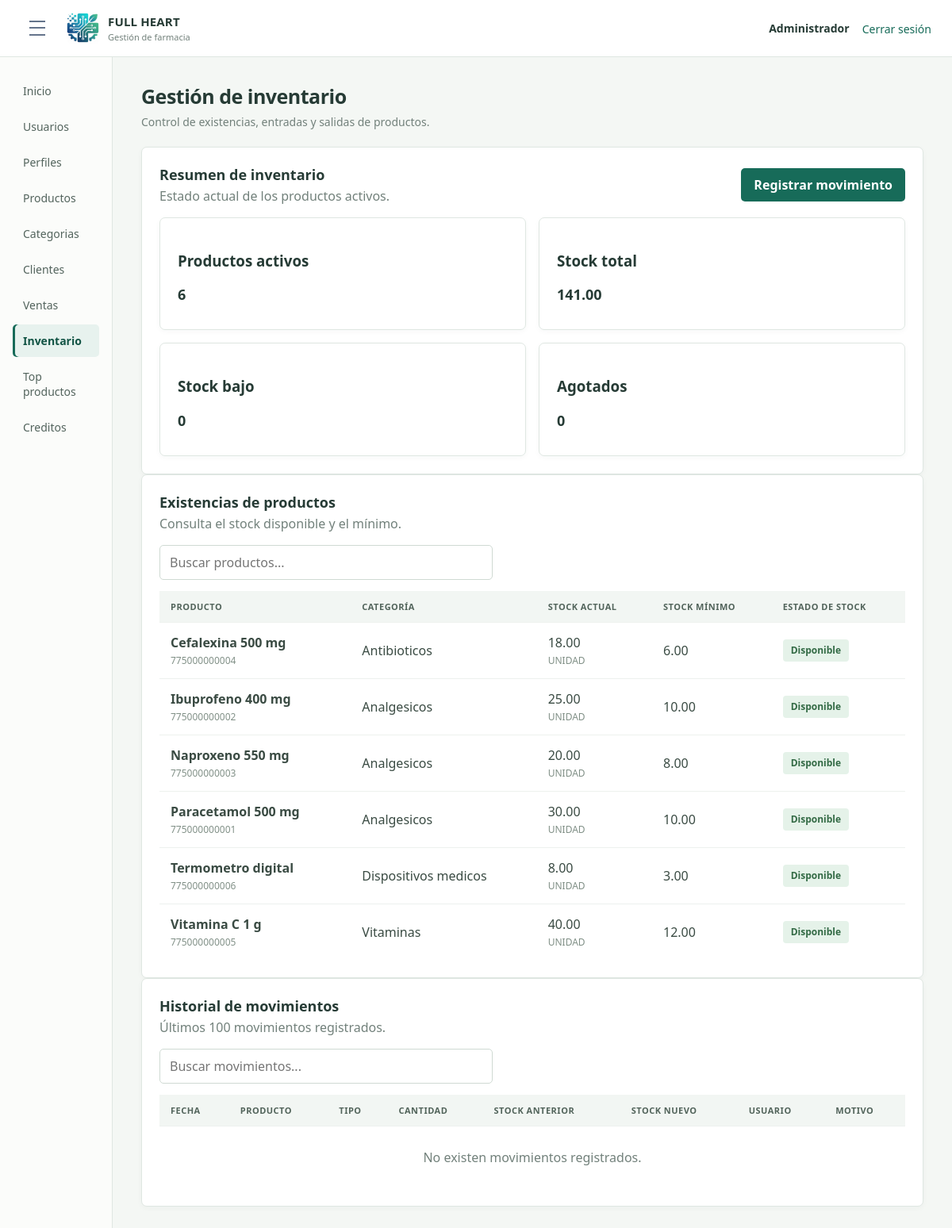
The page /index.php?route=module/inventario (signed in) on the database its author committed.
### tables this page shows
CREATE TABLE `opcion` (
  `idopcion` int(11) NOT NULL AUTO_INCREMENT,
  `descripcion` varchar(100) NOT NULL,
  `url` varchar(200) NOT NULL,
  `icono` varchar(50) NOT NULL DEFAULT 'fa-circle',
  `estado` tinyint(1) NOT NULL DEFAULT 1,
  `fecha_creacion` datetime NOT NULL DEFAULT current_timestamp(),
  PRIMARY KEY (`idopcion`)
);

CREATE TABLE `producto` (
  `idproducto` int(11) NOT NULL AUTO_INCREMENT,
  `nombre` varchar(150) NOT NULL,
  `codigobarra` varchar(50) DEFAULT NULL,
  `pventa` decimal(11,2) NOT NULL DEFAULT 0.00,
  `pcompra` decimal(11,2) NOT NULL DEFAULT 0.00,
  `stock` decimal(11,2) NOT NULL DEFAULT 0.00,
  `stockseguridad` decimal(11,2) NOT NULL DEFAULT 0.00,
  `idunidad` int(11) NOT NULL,
  `idcategoria` int(11) NOT NULL,
  `idafectacion` int(11) NOT NULL DEFAULT 1,
  `urlimagen` varchar(250) DEFAULT NULL,
  `estado` tinyint(1) NOT NULL DEFAULT 1,
  `fecha_creacion` datetime NOT NULL DEFAULT current_timestamp(),
  PRIMARY KEY (`idproducto`),
  KEY `idx_producto_unidad` (`idunidad`),
  KEY `idx_producto_categoria` (`idcategoria`),
  KEY `idx_producto_afectacion` (`idafectacion`),
  CONSTRAINT `fk_producto_unidad` FOREIGN KEY (`idunidad`) REFERENCES `unidad` (`idunidad`),
  CONSTRAINT `fk_producto_categoria` FOREIGN KEY (`idcategoria`) REFERENCES `categoria` (`idcategoria`),
  CONSTRAINT `fk_producto_afectacion` FOREIGN KEY (`idafectacion`) REFERENCES `afectacion` (`idafectacion`)
);

CREATE TABLE `categoria` (
  `idcategoria` int(11) NOT NULL AUTO_INCREMENT,
  `nombre` varchar(100) NOT NULL,
  `estado` tinyint(1) DEFAULT 1,
  `fecha_creacion` datetime NOT NULL DEFAULT current_timestamp(),
  PRIMARY KEY (`idcategoria`)
);

CREATE TABLE `unidad` (
  `idunidad` int(11) NOT NULL AUTO_INCREMENT,
  `descripcion` varchar(50) DEFAULT NULL,
  `estado` tinyint(1) DEFAULT 1,
  `fecha_creacion` datetime NOT NULL DEFAULT current_timestamp(),
  PRIMARY KEY (`idunidad`)
);

### app/Controllers/InventarioController.php (called while the page is built, shortened)
<?php
class InventarioController
{
    private Inventario $inventario;
    private Profile $profiles;
    public function __construct(
        Inventario $inventario,
        Profile $profiles
    ) {
        $this->inventario = $inventario;
        $this->profiles = $profiles;
    }
    public function index(): void
    {
        $menuOptions = $this->requireAccess("GET");
        $products = $this->inventario->productos();
        $resumen = $this->inventario->resumen();
        $movimientos = $this->inventario->historial();
        require __DIR__ . "/../Views/layout/app.php";
    }
    private function requireAccess(string $method): array
    {
        $menuOptions = $this->profiles->menuOptions(
            (int) ($_SESSION["idperfil"] ?? 0)
        );
        foreach ($menuOptions as $option) {
            if (in_array(
                $option["url"] ?? "",
                ["module/inventario", "vista/inventario.php"],
                true
            )) {
                $allowed = true;
                break;
            }
        }
        return $menuOptions;
    }
}

### app/Models/Profile.php (called while the page is built, shortened)
<?php
class Profile
{
    private PDO $db;
    public function __construct(PDO $db)
    {
        $this->db = $db;
    }
    public function menuOptions(int $profileId): array
    {
        $sql = "SELECT o.descripcion, o.url, o.icono
                FROM acceso a
                INNER JOIN opcion o ON o.idopcion = a.idopcion
                WHERE a.idperfil = :idperfil
                  AND a.estado = 1
                  AND o.estado = 1
                ORDER BY o.idopcion";
        $statement = $this->db->prepare($sql);
        $statement->execute(["idperfil" => $profileId]);
        return $statement->fetchAll();
    }
}

### app/Models/User.php (called while the page is built, shortened)
<?php
class User
{
    private PDO $db;
    public function __construct(PDO $db)
    {
        $this->db = $db;
    }
    public function isActive(int $id): bool
    {
        $statement = $this->db->prepare("SELECT 1 FROM usuario WHERE idusuario = :id AND estado = 1");
        $statement->execute(["id" => $id]);
        return $statement->fetchColumn() !== false;
    }
}

### app/Models/Inventario.php (called while the page is built, shortened)
<?php
class Inventario
{
    private PDO $db;
    public function __construct(PDO $db)
    {
        $this->db = $db;
    }
    public function productos(): array
    {
        $sql = "SELECT
                    p.idproducto,
                    p.nombre,
                    p.codigobarra,
                    p.stock,
                    p.stockseguridad,
                    p.pcompra,
                    p.pventa,
                    p.estado,
                    c.nombre AS categoria,
                    u.descripcion AS unidad
                FROM producto p
                INNER JOIN categoria c
                    ON c.idcategoria = p.idcategoria
                INNER JOIN unidad u
                    ON u.idunidad = p.idunidad
                ORDER BY p.nombre ASC";
        return $this->db->query($sql)->fetchAll();
    }
    public function resumen(): array
    {
        $sql = "SELECT
                    COUNT(*) AS total_productos,
                    COALESCE(SUM(stock), 0) AS unidades,
                    COALESCE(SUM(
                        CASE
                            WHEN stock = 0 THEN 1
                            ELSE 0
                        END
                    ), 0) AS agotados,
                    COALESCE(SUM(
                        CASE
                            WHEN stock > 0
                             AND stock <= stockseguridad
                            THEN 1 ELSE 0
                        END
                    ), 0) AS stock_bajo
                FROM producto
                WHERE estado = 1";
        return $this->db->query($sql)->fetch();
    }
    public function historial(): array
    {
        $sql = "SELECT
                    m.idmovimiento,
                    m.tipo,
                    m.cantidad,
                    m.stock_anterior,
                    m.stock_nuevo,
                    m.motivo,
                    m.fecha,
                    p.nombre AS producto,
                    u.nombre AS usuario
                FROM movimiento_inventario m
                INNER JOIN producto p
                    ON p.idproducto = m.idproducto
                INNER JOIN usuario u
                    ON u.idusuario = m.idusuario
                ORDER BY m.fecha DESC, m.idmovimiento DESC
                LIMIT 100";
        return $this->db->query($sql)->fetchAll();
    }
}

### app/Views/inventario/index.php (the view, shortened to what this page needs)
<?php
$e = static fn($value) =>
    htmlspecialchars((string) $value, ENT_QUOTES, "UTF-8");
?>
<div class="page-title">
    <h1>Gestión de inventario</h1>
    <p>Control de existencias, entradas y salidas de productos.</p>
</div>
<section class="panel">
    <div class="section-toolbar">
        <div>
            <h2>Resumen de inventario</h2>
            <p>Estado actual de los productos activos.</p>
        </div>
        <a class="btn btn-primary"
           href="index.php?route=module/inventario/crear">
            Registrar movimiento
        </a>
    </div>
    <div class="form-grid">
        <div class="panel">
            <h3>Productos activos</h3>
            <h2><?= (int) $resumen["total_productos"] ?></h2>
        </div>
        <div class="panel">
            <h3>Stock total</h3>
            <h2><?= number_format((float) $resumen["unidades"], 2) ?></h2>
        </div>
        <div class="panel">
            <h3>Stock bajo</h3>
            <h2><?= (int) $resumen["stock_bajo"] ?></h2>
        </div>
        <div class="panel">
            <h3>Agotados</h3>
            <h2><?= (int) $resumen["agotados"] ?></h2>
        </div>
    </div>
</section>
<section class="panel">
    <div class="section-toolbar">
        <div>
            <h2>Existencias de productos</h2>
            <p>Consulta el stock disponible y el mínimo.</p>
        </div>
    </div>
    <input class="table-filter" type="search" data-filter-target="#inventario-table-1" placeholder="Buscar productos..." aria-label="Buscar productos">
    <div class="table-wrap">
        <table class="data-table product-table" id="inventario-table-1">
            <thead>
                <tr>
                    <th>Producto</th>
                    <th>Categoría</th>
                    <th>Stock actual</th>
                    <th>Stock mínimo</th>
                    <th>Estado de stock</th>
                </tr>
            </thead>
            <tbody>
                <?php foreach ($products as $product): ?>
                    <?php
                    $stock = (float) $product["stock"];
                    $minimo = (float) $product["stockseguridad"];
                    if ((int) $product["estado"] !== 1) {
                        $estado = "Inactivo";
                        $clase = "is-muted";
                    } elseif ($stock <= 0) {
                        $estado = "Agotado";
                        $clase = "is-danger";
                    } elseif ($stock <= $minimo) {
                        $estado = "Stock bajo";
                        $clase = "is-warning";
                    } else {
                        $estado = "Disponible";
                        $clase = "is-active";
                    }
                    ?>
                    <tr>
                        <td>
                            <strong><?= $e($product["nombre"]) ?></strong>
                            <small>
                                <?= $e($product["codigobarra"] ?: "Sin código") ?>
                            </small>
                        </td>
                        <td><?= $e($product["categoria"]) ?></td>
                        <td>
                            <?= number_format($stock, 2) ?>
                            <small><?= $e($product["unidad"]) ?></small>
                        </td>
                        <td><?= number_format($minimo, 2) ?></td>
                        <td>
                            <span class="status-badge <?= $clase ?>">
                                <?= $estado ?>
                            </span>
                        </td>
                    </tr>
                <?php endforeach; ?>
            </tbody>
        </table>
    </div>
</section>
<section class="panel">
    <div class="section-toolbar">
        <div>
            <h2>Historial de movimientos</h2>
            <p>Últimos 100 movimientos registrados.</p>
        </div>
    </div>
    <input class="table-filter" type="search" data-filter-target="#inventario-table-2" placeholder="Buscar movimientos..." aria-label="Buscar movimientos">
    <div class="table-wrap">
        <table class="data-table" id="inventario-table-2">
            <thead>
                <tr>
                    <th>Fecha</th>
                    <th>Producto</th>
                    <th>Tipo</th>
                    <th>Cantidad</th>
                    <th>Stock anterior</th>
                    <th>Stock nuevo</th>
                    <th>Usuario</th>
                    <th>Motivo</th>
                </tr>
            </thead>
            <tbody>
                <?php if (!$movimientos): ?>
                    <tr>
                        <td colspan="8" class="empty-state">
                            No existen movimientos registrados.
                        </td>
                    </tr>
                <?php endif; ?>
            </tbody>
        </table>
    </div>
</section>

### app/Views/layout/sidebar.php
<?php $currentRoute = $_GET["route"] ?? "dashboard"; ?>
<aside class="sidebar">
    <nav aria-label="Menu principal">
        <a href="index.php?route=dashboard" <?= $currentRoute === "dashboard" ? 'aria-current="page"' : "" ?>>Inicio</a>
        <?php foreach ($menuOptions as $option): ?>
            <?php $route = $option["url"] ?? ""; ?>
            <a href="index.php?route=<?= urlencode($route) ?>" <?= ($currentRoute === $route || str_starts_with($currentRoute, $route . "/")) ? 'aria-current="page"' : "" ?>>
                <?= htmlspecialchars($option["descripcion"]) ?>
            </a>
        <?php endforeach; ?>
    </nav>
</aside>

### public/css/styles.css (style rules this page uses)
* { box-sizing: border-box; }
body { margin: 0; font-family: Arial, sans-serif; color: #1f2937; background: #f3f6fb; }
a { color: inherit; }
.login-card p, .page-title p { margin: 8px 0 24px; color: #64748b; }
input, select { width: 100%; min-height: 44px; padding: 10px 12px; border: 1px solid #cbd5e1; border-radius: 6px; font: inherit; background: #ffffff; }
.btn { display: inline-flex; align-items: center; justify-content: center; min-height: 40px; padding: 10px 16px; border: 0; border-radius: 6px; font: inherit; font-weight: 700; text-decoration: none; cursor: pointer; }
.btn-primary { background: #0f766e; color: #ffffff; }
.sidebar { width: 230px; padding: 20px; background: #ffffff; border-right: 1px solid #e5e7eb; transition: width 0.2s ease, padding 0.2s ease, transform 0.2s ease; }
.sidebar nav { display: grid; gap: 8px; }
.sidebar a { padding: 10px 12px; border-radius: 6px; color: #334155; text-decoration: none; }
.sidebar a:hover, .sidebar a[aria-current="page"] { background: #e0f2f1; color: #0f766e; }
h1 { margin: 0; font-size: 24px; }
h2 { margin: 0 0 10px; font-size: 18px; }
.summary-card, .panel { padding: 20px; background: #ffffff; border: 1px solid #e5e7eb; border-radius: 8px; }
.panel p { margin: 0; color: #64748b; }
.section-toolbar { display: flex; align-items: center; justify-content: space-between; gap: 16px; margin-bottom: 18px; }
.section-toolbar h2, .section-toolbar p { margin: 0; }
.section-toolbar p { margin-top: 4px; }
.table-wrap { overflow-x: auto; }
.data-table { width: 100%; border-collapse: separate; border-spacing: 0; min-width: 720px; }
.data-table th { padding: 12px 14px; background: #f8fafc; color: #475569; font-size: 13px; text-align: left; text-transform: uppercase; }
.data-table td { padding: 14px; border-top: 1px solid #e5e7eb; }
.data-table small { display: block; margin-top: 3px; color: #64748b; }
.product-table { min-width: 940px; }
.empty-state { color: #64748b; text-align: center; }
.status-badge { display: inline-flex; align-items: center; min-height: 28px; padding: 5px 10px; border-radius: 999px; font-size: 13px; font-weight: 700; }
.status-badge.is-active { background: #dcfce7; color: #166534; }
.form-grid { display: grid; grid-template-columns: repeat(2, minmax(0, 1fr)); gap: 16px; }
:root { --farmacia-green: #176b59; --farmacia-green-dark: #125445; --farmacia-green-soft: #e7f2ee; --farmacia-ink: #263b35; --farmacia-muted: #72817b; --farmacia-border: #dfe7e2; --farmacia-paper: #ffffff; --farmacia-background: #f4f7f4; }
body { color: var(--farmacia-ink); background: var(--farmacia-background); font-family: "Segoe UI", Arial, sans-serif; }
.sidebar { width: 244px; padding: 22px 16px; background: #fbfcfa; border-right-color: var(--farmacia-border); }
.sidebar nav { gap: 4px; }
.sidebar a { padding: 11px 13px; border-radius: 5px; color: #53645d; font-size: 14px; }
.sidebar a[aria-current="page"] { background: var(--farmacia-green-soft); color: var(--farmacia-green-dark); font-weight: 700; box-shadow: inset 3px 0 var(--farmacia-green); }
.page-title { margin-bottom: 22px; }
.page-title h1 { color: var(--farmacia-ink); font-size: 25px; letter-spacing: -.02em; }
.page-title p { margin: 6px 0 0; color: var(--farmacia-muted); font-size: 14px; }
h2 { color: var(--farmacia-ink); }
.panel, .summary-card { background: var(--farmacia-paper); border: 1px solid var(--farmacia-border); border-radius: 7px; box-shadow: 0 2px 7px rgba(35, 66, 53, .035); }
.panel { padding: 22px; }
.btn-primary { background: var(--farmacia-green); }
.btn { border-radius: 5px; }
.section-toolbar { margin-bottom: 16px; }
.section-toolbar h2 { margin-bottom: 4px; }
.section-toolbar p, .panel p { color: var(--farmacia-muted); }
input, select { border-color: #cfdad3; border-radius: 5px; color: var(--farmacia-ink); }
.form-grid { gap: 16px; }
.data-table th { background: #f2f6f3; color: #52645b; font-size: 11px; letter-spacing: .045em; }
.data-table td { border-top-color: #edf1ee; color: #3a4b43; }
.data-table small { color: #819087; font-size: 12px; }
.empty-state { padding: 28px !important; color: var(--farmacia-muted) !important; }
.status-badge { border-radius: 4px; font-size: 12px; }
.status-badge.is-active { background: #e5f2e9; color: #346b46; }
.table-filter { width: 100%; max-width: 420px; min-height: 40px; margin: 0 0 14px; }

### rows shown on the page
opcion: descripcion "Usuarios"
opcion: descripcion "Perfiles"
opcion: descripcion "Productos"
opcion: descripcion "Categorias"
opcion: descripcion "Clientes"
opcion: descripcion "Ventas"
opcion: descripcion "Inventario"
opcion: descripcion "Top productos"
opcion: descripcion "Creditos"
producto: nombre "Cefalexina 500 mg", codigobarra "775000000004", idcategoria.nombre "Antibioticos", stock "18.00", idunidad.descripcion "UNIDAD", stockseguridad "6.00", estado "Disponible"
producto: nombre "Ibuprofeno 400 mg", codigobarra "775000000002", idcategoria.nombre "Analgesicos", stock "25.00", idunidad.descripcion "UNIDAD", stockseguridad "10.00", estado "Disponible"
producto: nombre "Naproxeno 550 mg", codigobarra "775000000003", idcategoria.nombre "Analgesicos", stock "20.00", idunidad.descripcion "UNIDAD", stockseguridad "8.00", estado "Disponible"
producto: nombre "Paracetamol 500 mg", codigobarra "775000000001", idcategoria.nombre "Analgesicos", stock "30.00", idunidad.descripcion "UNIDAD", stockseguridad "10.00", estado "Disponible"
producto: nombre "Termometro digital", codigobarra "775000000006", idcategoria.nombre "Dispositivos medicos", stock "8.00", idunidad.descripcion "UNIDAD", stockseguridad "3.00", estado "Disponible"
producto: nombre "Vitamina C 1 g", codigobarra "775000000005", idcategoria.nombre "Vitaminas", stock "40.00", idunidad.descripcion "UNIDAD", stockseguridad "12.00", estado "Disponible"

### other values the page prints
$_SESSION["nombre"] "Administrador"
$resumen["total_productos"] "6"
$resumen["unidades"] "141.00"
$resumen["stock_bajo"] "0"
$resumen["agotados"] "0"
